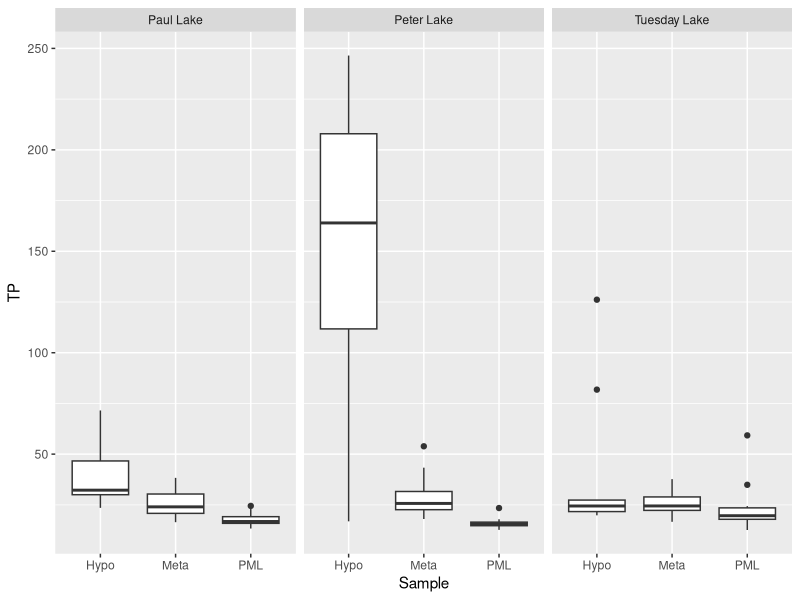
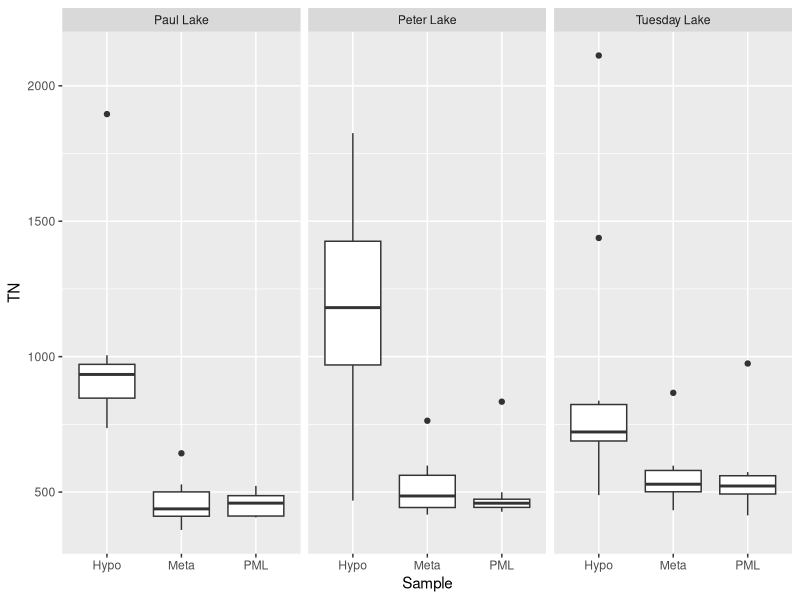
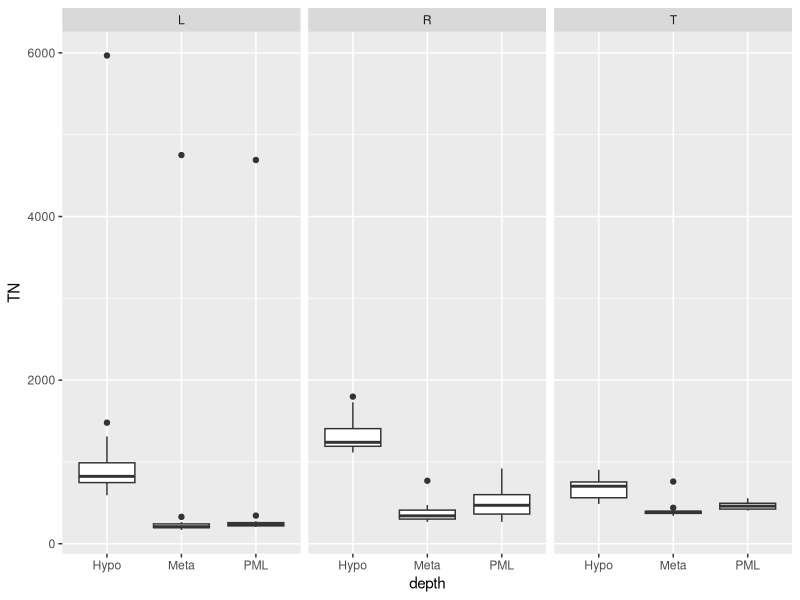
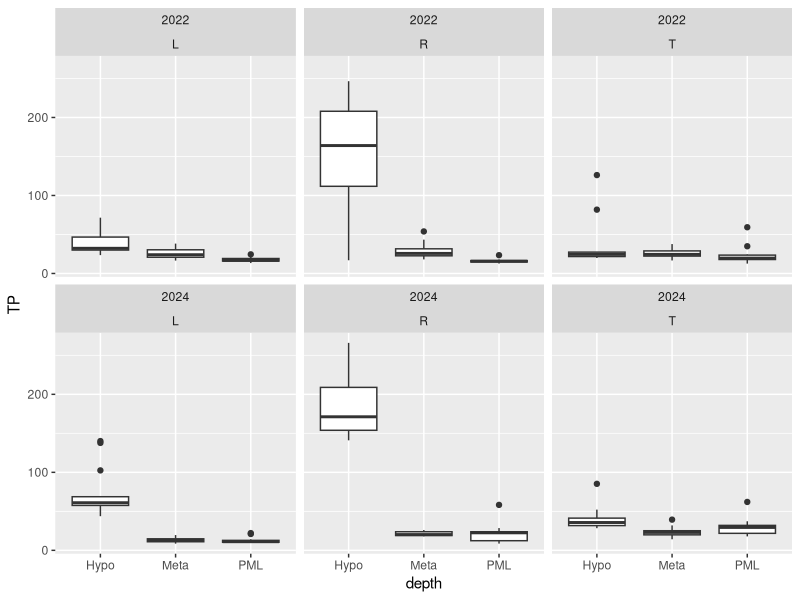
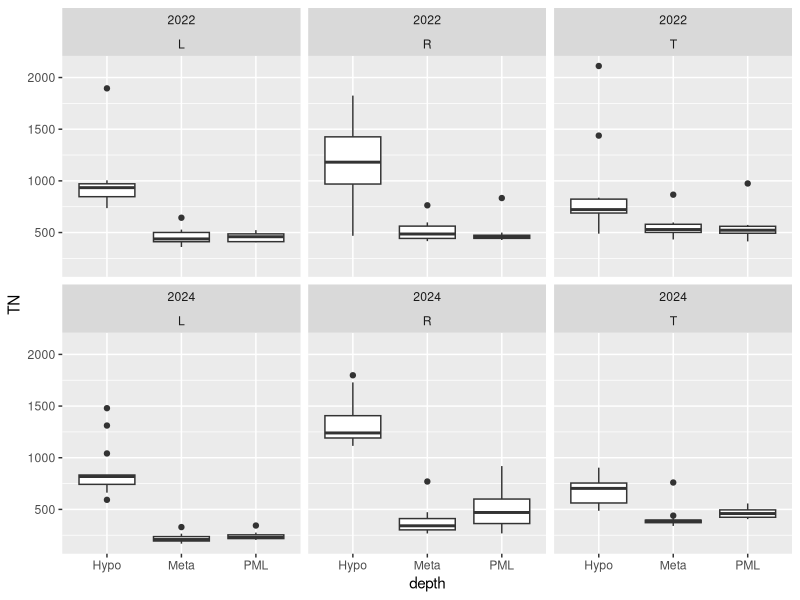

Write the R code that produced these figures, in order. (Note: this script raises an error after producing the figures.)
# format the nutrient data for 2022 and 2024
library(readxl)
library(tidyverse)

# read in the 2022 data
total.nut22 = read_xlsx("./data/raw data/nutrients/1_8_24_TNTP_Cascade2022.xlsx", sheet = 1)

# reformat with column headings
total.nut22[5,6] = "TN"
total.nut22[5,8] = "TP"

total.nut22 = total.nut22[, -c(1, 5, 7)]

names(total.nut22) = total.nut22[5,]

# read in the 2022 run log
total.nut22.log = read_xlsx("./data/raw data/nutrients/Cascade TN_TP_sample_log_2022.xlsx", sheet = 1)

total.nut22 = total.nut22 %>% rename(SID = Identifier)

total.nut22.log = total.nut22.log %>% mutate(SID = as.character(SID))

# join data to run log
total.nut22.log = total.nut22.log %>% left_join(total.nut22, by = c("SID"))

# mutate to fix many decimal places
total.nut22.log = total.nut22.log %>% mutate(TN = as.numeric(TN), TP = as.numeric(TP)) %>% 
  mutate(TP = round(TP, 3), TN = round(TN, 3)) %>% 
  filter(Location != "DHB")


ggplot(total.nut22.log, aes(x = Sample, y = TP))+
  geom_boxplot()+
  facet_wrap(~Location)

ggplot(total.nut22.log, aes(x = Sample, y = TN))+
  geom_boxplot()+
  facet_wrap(~Location)

# read in the 2024 data
total.nut24 = read_xlsx("./data/raw data/nutrients/12_17_24_TNTP_Cascade.xlsx", sheet = 1)

# read in the 2024 run log
total.nut24.log = read.csv("./data/raw data/nutrients/2024_TNTP_cascade sample list.csv")

total.nut24[5,7] = "TN"
total.nut24[5,9] = "TP"

total.nut24 = total.nut24[, -c(1, 5, 6, 8)]

names(total.nut24) = total.nut24[5,]


total.nut24 = total.nut24 %>% rename(SID = Identifier)

total.nut24.log = total.nut24.log %>% mutate(SID = run_sid)

total.nut24.log = total.nut24.log %>% mutate(SID = toupper(as.character(SID)))

# join data to run log
total.nut24.log = total.nut24.log %>% left_join(total.nut24, by = c("SID"))

# mutate to fix many decimal places
total.nut24.log = total.nut24.log %>% mutate(TN = as.numeric(TN), TP = as.numeric(TP)) %>% 
  mutate(TP = round(TP, 3), TN = round(TN, 3)) 

ggplot(total.nut24.log, aes(x = depth, y = TN))+
  geom_boxplot()+
  facet_wrap(~lake)


# combine the datasets
# remove columns we don't need and rename those we want

# just want lake, depth, date, doy, TN, TP
total.nut24.log = total.nut24.log %>% select(lake, depth, date, doy, TN, TP)

total.nut24.log = total.nut24.log %>% mutate(date = mdy(date))

total.nut22.log = total.nut22.log %>% rename(lake = Location, depth = Sample, date = Date) %>% 
  mutate(date = ymd(date)) %>% 
  #doy = yday(date) %>% 
  select(lake, depth, date,TN, TP )


total.nut22.log = total.nut22.log %>% 
  mutate(doy = yday(date)) %>% 
  select(lake, depth, date, doy, TN, TP)

# combine with rbind
total.nuts = rbind(total.nut22.log, total.nut24.log) %>% mutate(year = year(date))

# standardize lake names
total.nuts = total.nuts %>% select(lake, year, date, doy, depth, TN, TP)

total.nuts = total.nuts %>% mutate(lake = replace(lake, lake == "Paul Lake", "L"),
                                   lake = replace(lake, lake == "Peter Lake", "R"),
                                   lake = replace(lake, lake == "Tuesday Lake", "T"))

# add a flag column and flag doy 233 in 2024 for Paul, which is extremely high
total.nuts = total.nuts %>% mutate(flag = NA) %>% 
  mutate(flag = replace(flag, lake == "L" & year == 2024 & doy == 233, 1))

ggplot(total.nuts, aes(x = depth, y = TP))+
  geom_boxplot()+
  facet_wrap(year~lake)

ggplot(total.nuts %>% filter(is.na(flag)), aes(x = depth, y = TN))+
  geom_boxplot()+
  facet_wrap(year~lake)


total.nuts24 = total.nuts %>% filter(year == 2024)

write.csv(total.nuts24, "./data/formatted data/2024 TN TP.csv", row.names = FALSE)


write.csv(total.nuts, "./data/formatted data/nutrients/2024 and 2022 TN TP.csv", row.names = FALSE)
save(total.nuts, file = "./data/formatted data/nutrients/2024 and 2022 TN TP.RData")
